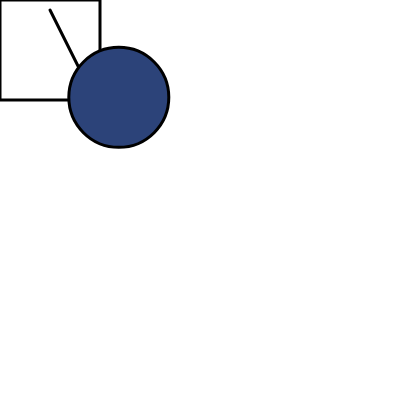
Frame 1 (no input)
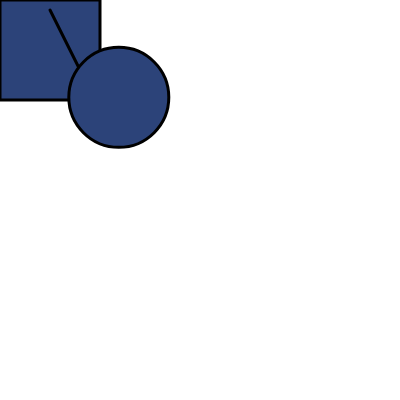
Frame 60 (no input)
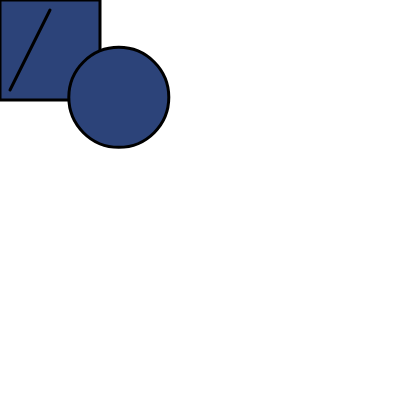
Frame 120 (the mouse pressed at the canvas centre since frame 60)

The p5.js sketch that drew these frames (run headless with seeded random() and noise() and a simulated clock; from frame 60 on, the mouse is pressed at the canvas centre):

// p5.js sketch
// ── sketch.js
var bubble0;

var bubbleArray = [];

var currentArea = "";

var d;

var textSizeSlider;

var time;
var wait = 1000;

var tick = false;

var counter = false;


function setup() {
  createCanvas(400, 400);

  bubble0 = new bubble(random(width), random(height), 100);

  for (var i = 0; i < 1; i++) {

    bubbleArray.push(new bubble(random(width), random(height), 100));

  }
  time = millis(); //store the current time
  smooth();
  strokeWeight(3);
}

function draw() {
  background(255);
  rect(0, 0, 100, 100);
  //check the difference between now and the previously stored time is greater than the wait interval
  if (millis() - time >= wait) {
    tick = !tick; //if it is, do something
    time = millis(); //also update the stored time
    
  } else(millis());
  
    line(50, 10, tick ? 10 : 90, 90);

/*  if (counter >= 10 ){
      // number popped
      text();
      
      //reset game
      
    }else{
      
    
    }
   
*/

  //draw a visual cue


  for (var i = 0; i < bubbleArray.length; i++) {
    var curBubbleState = bubbleArray[i].check(mouseX, mouseY);
    bubbleArray[i].display(curBubbleState);
    bubbleArray[i].update(curBubbleState);
    
    if (curBubbleState === true){
      //update
      //countBubbles++;
    }
    
  }

}

function bubble(tempX, tempY, tempSize) {

  this.x = tempX;
  this.y = tempY;
  this.diameter = tempSize;
  this.r = random(255);
  this.g = random(255);
  this.b = random(255);


  this.display = function(showHide) {
    if (showHide === false) {
      fill(this.r, this.g, this.b);
      ellipse(this.x, this.y, this.diameter, this.diameter)
    }
  }

  this.check = function(userX, userY) {
    var curDist = dist(this.x, this.y, userX, userY);
    //console.log(curDist);
    if (curDist < 50) {
      console.log("hit");
      return true;
    } else {
      return false;
    }
    if (true) {

    }
  }

  this.update = function(runUpdate) {

    if (runUpdate === true) {
      this.x = random(width);
      this.y = random(height);
    }
  }





  /*function mousePressed(){
    console.log(currentArea)
    var d = dist(mouseX,mouseY);
    if (d < 100){
      r = random(255);
      r = random(255);
      r = random(255);
    }*/
}
